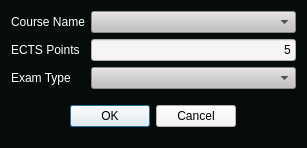
<?xml version="1.0" encoding="UTF-8"?>
<ui version="4.0">
 <class>AddCourse</class>
 <widget class="QWidget" name="AddCourse">
  <property name="geometry">
   <rect>
    <x>0</x>
    <y>0</y>
    <width>307</width>
    <height>148</height>
   </rect>
  </property>
  <property name="sizePolicy">
   <sizepolicy hsizetype="Preferred" vsizetype="Preferred">
    <horstretch>0</horstretch>
    <verstretch>0</verstretch>
   </sizepolicy>
  </property>
  <property name="minimumSize">
   <size>
    <width>307</width>
    <height>148</height>
   </size>
  </property>
  <property name="maximumSize">
   <size>
    <width>405</width>
    <height>180</height>
   </size>
  </property>
  <property name="windowTitle">
   <string>Add Course</string>
  </property>
  <property name="styleSheet">
   <string notr="true">background-color: rgb(6, 12, 10);</string>
  </property>
  <layout class="QVBoxLayout" name="verticalLayout">
   <item>
    <layout class="QFormLayout" name="DataInput">
     <item row="0" column="0">
      <widget class="QLabel" name="label_CourseName">
       <property name="styleSheet">
        <string notr="true">font: 700 11pt &quot;Graduate&quot; ;
color: rgb(255, 255, 255);</string>
       </property>
       <property name="text">
        <string>Course Name</string>
       </property>
      </widget>
     </item>
     <item row="0" column="1">
      <widget class="QComboBox" name="comboBox_CourseName">
       <property name="styleSheet">
        <string notr="true">background-color: rgb(192, 191, 188);</string>
       </property>
      </widget>
     </item>
     <item row="1" column="0">
      <widget class="QLabel" name="label_ECTSPoints">
       <property name="styleSheet">
        <string notr="true">font: 700 11pt &quot;Graduate&quot; ;
color: rgb(255, 255, 255);</string>
       </property>
       <property name="text">
        <string>ECTS Points</string>
       </property>
      </widget>
     </item>
     <item row="1" column="1">
      <widget class="QLineEdit" name="lineEdit_ECTSPoints">
       <property name="styleSheet">
        <string notr="true">background-color: rgb(246, 245, 244);</string>
       </property>
       <property name="text">
        <string>5</string>
       </property>
       <property name="alignment">
        <set>Qt::AlignRight|Qt::AlignTrailing|Qt::AlignVCenter</set>
       </property>
       <property name="placeholderText">
        <string>5</string>
       </property>
      </widget>
     </item>
     <item row="2" column="0">
      <widget class="QLabel" name="label_ExamType">
       <property name="styleSheet">
        <string notr="true">font: 700 11pt &quot;Graduate&quot; ;
color: rgb(255, 255, 255);</string>
       </property>
       <property name="text">
        <string>Exam Type</string>
       </property>
      </widget>
     </item>
     <item row="2" column="1">
      <widget class="QComboBox" name="comboBox_ExamType">
       <property name="styleSheet">
        <string notr="true">background-color: rgb(192, 191, 188);</string>
       </property>
      </widget>
     </item>
    </layout>
   </item>
   <item alignment="Qt::AlignHCenter|Qt::AlignVCenter">
    <widget class="QDialogButtonBox" name="buttonBox">
     <property name="styleSheet">
      <string notr="true">background-color: rgb(246, 245, 244);</string>
     </property>
     <property name="standardButtons">
      <set>QDialogButtonBox::Cancel|QDialogButtonBox::Ok</set>
     </property>
    </widget>
   </item>
  </layout>
 </widget>
 <resources/>
 <connections/>
</ui>
